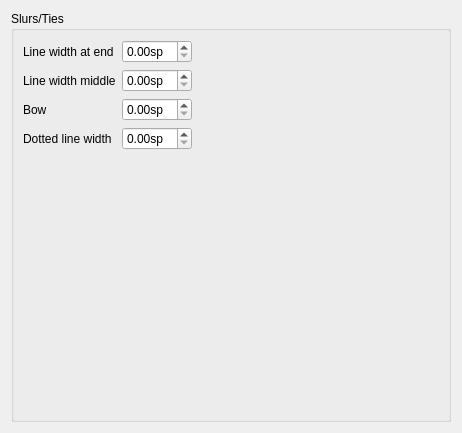
     <widget class="QWidget" name="Seite11">
      <layout class="QVBoxLayout" name="verticalLayout_13">
       <property name="spacing">
        <number>0</number>
       </property>
       <item>
        <widget class="QGroupBox" name="groupBox_9">
         <property name="title">
          <string>Slurs/Ties</string>
         </property>
         <property name="flat">
          <bool>false</bool>
         </property>
         <layout class="QGridLayout" name="gridLayout_3">
          <item row="0" column="0">
           <layout class="QFormLayout" name="formLayout_9">
            <item row="0" column="0">
             <widget class="QLabel" name="label_30">
              <property name="text">
               <string>Line width at end</string>
              </property>
             </widget>
            </item>
            <item row="0" column="1">
             <widget class="QDoubleSpinBox" name="slurEndLineWidth">
              <property name="sizePolicy">
               <sizepolicy hsizetype="Preferred" vsizetype="Fixed">
                <horstretch>0</horstretch>
                <verstretch>0</verstretch>
               </sizepolicy>
              </property>
              <property name="suffix">
               <string>sp</string>
              </property>
              <property name="singleStep">
               <double>0.050000000000000</double>
              </property>
             </widget>
            </item>
            <item row="1" column="0">
             <widget class="QLabel" name="label_31">
              <property name="text">
               <string>Line width middle</string>
              </property>
             </widget>
            </item>
            <item row="1" column="1">
             <widget class="QDoubleSpinBox" name="slurMidLineWidth">
              <property name="sizePolicy">
               <sizepolicy hsizetype="Preferred" vsizetype="Fixed">
                <horstretch>0</horstretch>
                <verstretch>0</verstretch>
               </sizepolicy>
              </property>
              <property name="suffix">
               <string>sp</string>
              </property>
              <property name="singleStep">
               <double>0.050000000000000</double>
              </property>
             </widget>
            </item>
            <item row="2" column="0">
             <widget class="QLabel" name="label_32">
              <property name="text">
               <string>Bow</string>
              </property>
             </widget>
            </item>
            <item row="2" column="1">
             <widget class="QDoubleSpinBox" name="slurBow">
              <property name="sizePolicy">
               <sizepolicy hsizetype="Preferred" vsizetype="Fixed">
                <horstretch>0</horstretch>
                <verstretch>0</verstretch>
               </sizepolicy>
              </property>
              <property name="suffix">
               <string>sp</string>
              </property>
              <property name="singleStep">
               <double>0.050000000000000</double>
              </property>
             </widget>
            </item>
            <item row="3" column="0">
             <widget class="QLabel" name="label_33">
              <property name="text">
               <string>Dotted line width</string>
              </property>
             </widget>
            </item>
            <item row="3" column="1">
             <widget class="QDoubleSpinBox" name="slurDottedLineWidth">
              <property name="sizePolicy">
               <sizepolicy hsizetype="Preferred" vsizetype="Fixed">
                <horstretch>0</horstretch>
                <verstretch>0</verstretch>
               </sizepolicy>
              </property>
              <property name="suffix">
               <string>sp</string>
              </property>
              <property name="singleStep">
               <double>0.050000000000000</double>
              </property>
             </widget>
            </item>
           </layout>
          </item>
          <item row="0" column="1">
           <spacer name="horizontalSpacer">
            <property name="orientation">
             <enum>Qt::Horizontal</enum>
            </property>
            <property name="sizeHint" stdset="0">
             <size>
              <width>247</width>
              <height>20</height>
             </size>
            </property>
           </spacer>
          </item>
          <item row="1" column="1">
           <spacer name="verticalSpacer_4">
            <property name="orientation">
             <enum>Qt::Vertical</enum>
            </property>
            <property name="sizeHint" stdset="0">
             <size>
              <width>20</width>
              <height>260</height>
             </size>
            </property>
           </spacer>
          </item>
         </layout>
        </widget>
       </item>
      </layout>
     </widget>
